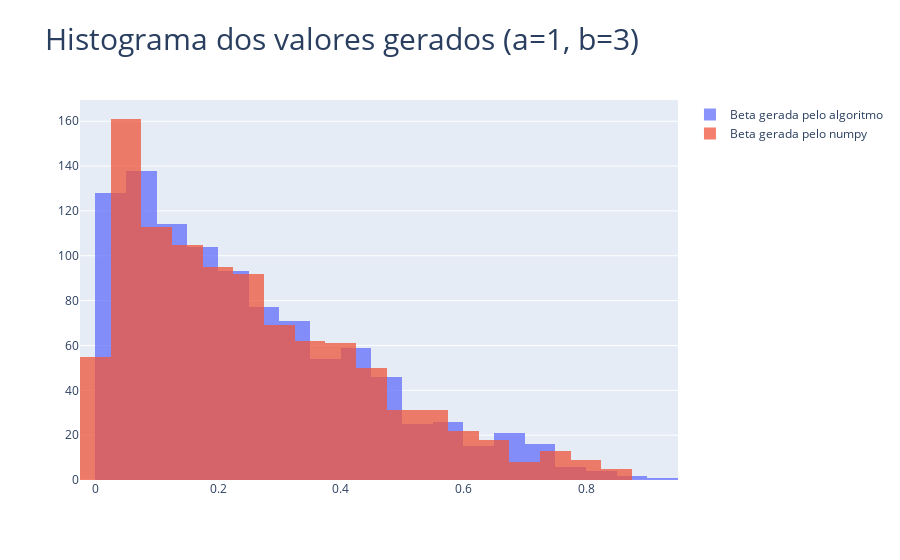

Notebook cell for this chart:
### Code cell
fig = go.Figure()
fig.add_trace(go.Histogram(x=X, name='Beta gerada pelo algoritmo'))
fig.add_trace(go.Histogram(x=beta, name='Beta gerada pelo numpy'))

fig.update_layout(barmode='overlay', title=dict(text=f'Histograma dos valores gerados (a={a}, b={b})', font=dict(size=30)))
# Reduce opacity to see both histograms
fig.update_traces(opacity=0.75)
fig.show()

### Figure 1 — Plotly figure (JSON) as saved in the notebook; plotly's stock layout.template omitted (floating-point values rounded to 4 significant figures; data arrays with more than 128 entries replaced by an {"elided": "..."} marker saying what was removed)
{"data": [{"name": "Beta gerada pelo algoritmo", "opacity": 0.75, "type": "histogram", "x": {"elided": "1000 float values"}}, {"name": "Beta gerada pelo numpy", "opacity": 0.75, "type": "histogram", "x": {"elided": "1000 float values"}}], "layout": {"barmode": "overlay", "title": {"font": {"size": 30}, "text": "Histograma dos valores gerados (a=1, b=3)"}}}
